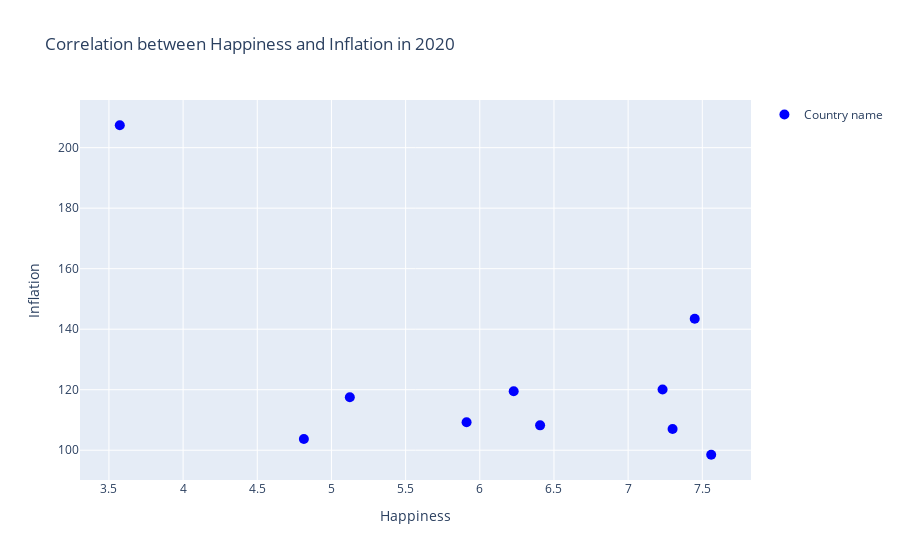

This figure's notebook cell:
### Code cell
df_inflation = pd.read_csv('inflation_def.csv')
df_gdp = pd.read_csv('happiness_2020-def.csv')
selected_countries = ['CHE', 'NLD', 'NZL', 'CAN', 'SAU', 'CHL', 'PRT', 'CHN', 'ZAF', 'IND']
df_filtered_gdp = df_gdp[df_gdp['Country name'].isin(selected_countries)]
df_filtered_inflation = df_inflation[df_inflation['LOCATION'].isin(selected_countries)]

fig = go.Figure()

# Add GDP data
fig.add_trace(go.Scatter(
    x=df_filtered_gdp["Happiness score"],
    y=df_filtered_inflation['Value'],
    mode='markers',
    name='Country name',
    marker=dict(
        color='blue',
        size=10
    ),
    text=df_filtered_gdp['Country name']
))


# Update layout
fig.update_layout(
    title='Correlation between Happiness and Inflation in 2020',
    xaxis=dict(title='Happiness'),
    yaxis=dict(title='Inflation'),
    showlegend=True,
)

fig.show()

### Figure 1 — Plotly figure (JSON) as saved in the notebook; plotly's stock layout.template omitted (floating-point values rounded to 4 significant figures)
{"data": [{"marker": {"color": "blue", "size": 10}, "mode": "markers", "name": "Country name", "text": ["CHE", "NLD", "NZL", "CAN", "SAU", "CHL", "PRT", "CHN", "ZAF", "IND"], "type": "scatter", "x": [7.56, 7.449, 7.3, 7.232, 6.406, 6.228, 5.911, 5.124, 4.814, 3.573], "y": [98.5, 143.5, 107.0, 120.0, 108.2, 119.5, 109.2, 117.5, 103.7, 207.4, 110.7, 122.4, 107.5, 121.4, 107.4, 114.1, 106.0, 130.5, 105.7, 116.8, 107.6, 119.9, 108.2, 118.9, 99.24, 131.7, 105.3, 119.8, 103.3, 112.8, 103.0, 109.6, 99.48, 132.2, 102.3, 102.3, 100.7, 104.1, 100.5, 102.6, 115.6, 152.4, 119.5, 148.3, 114.8, 134.0, 113.4, 128.3, 122.3, 120.2, 111.5, 114.8, 128.2, 142.4, 116.0, 126.8, 105.0, 110.9, 129.9, 183.6, 133.0, 154.2, 125.9, 141.0, 123.7, 133.4]}], "layout": {"showlegend": true, "title": {"text": "Correlation between Happiness and Inflation in 2020"}, "xaxis": {"title": {"text": "Happiness"}}, "yaxis": {"title": {"text": "Inflation"}}}}
